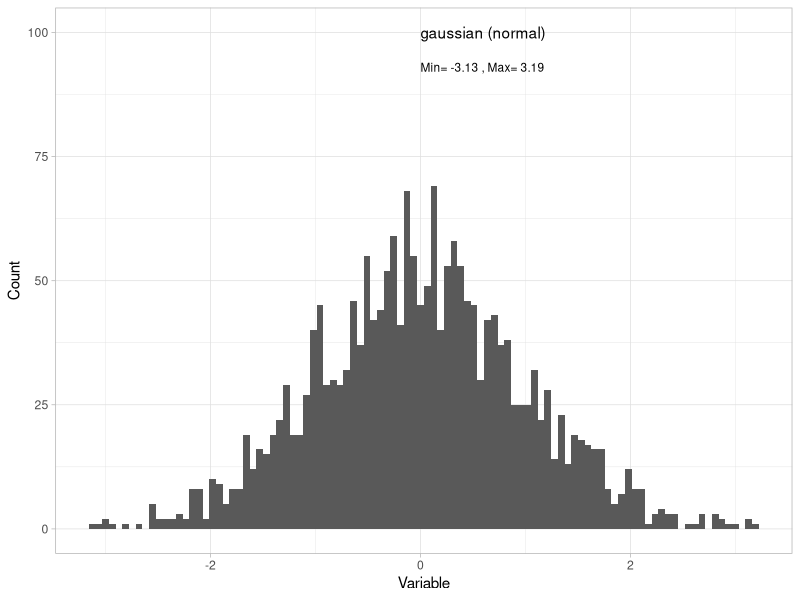
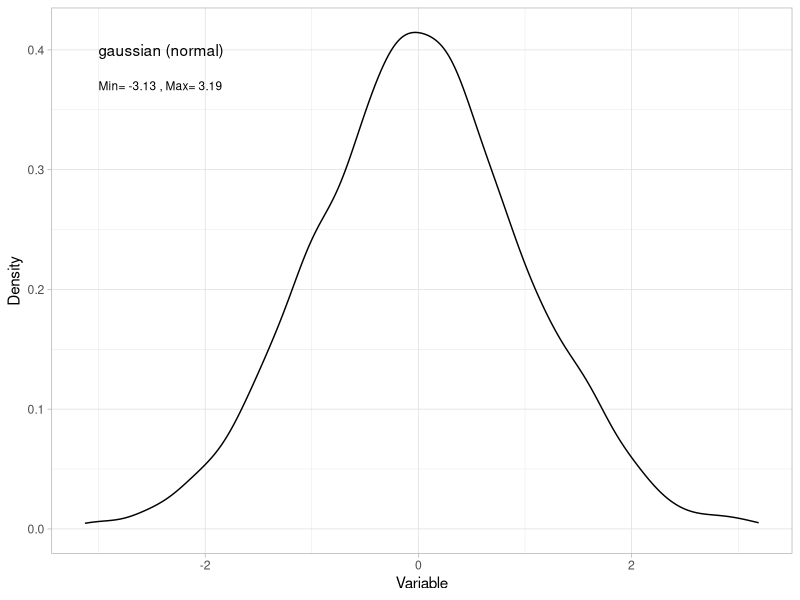
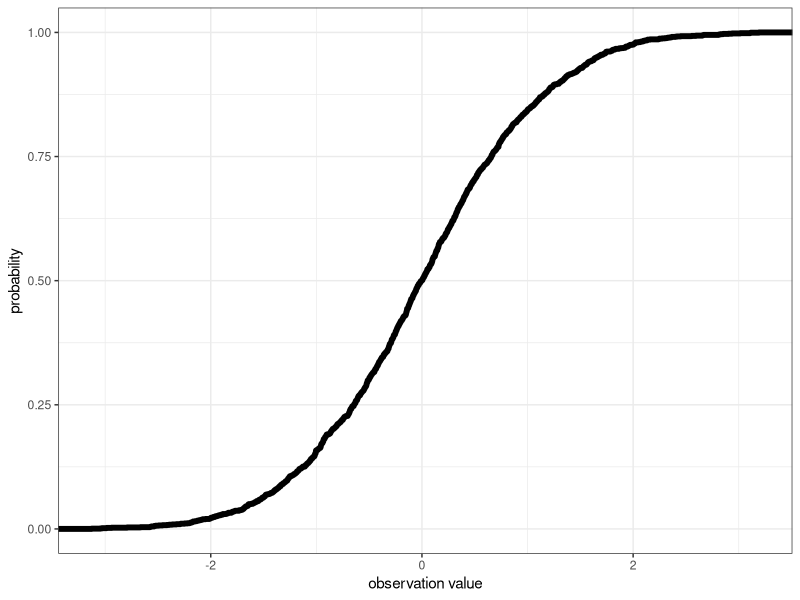
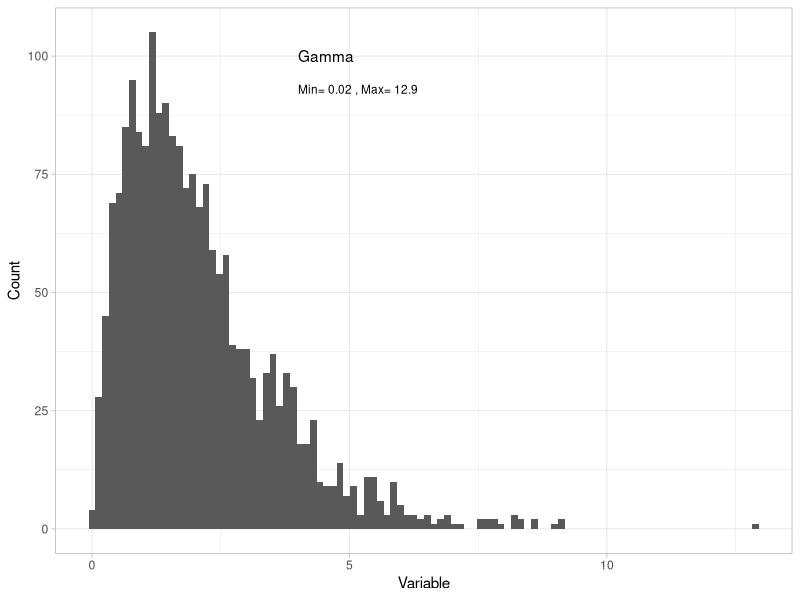
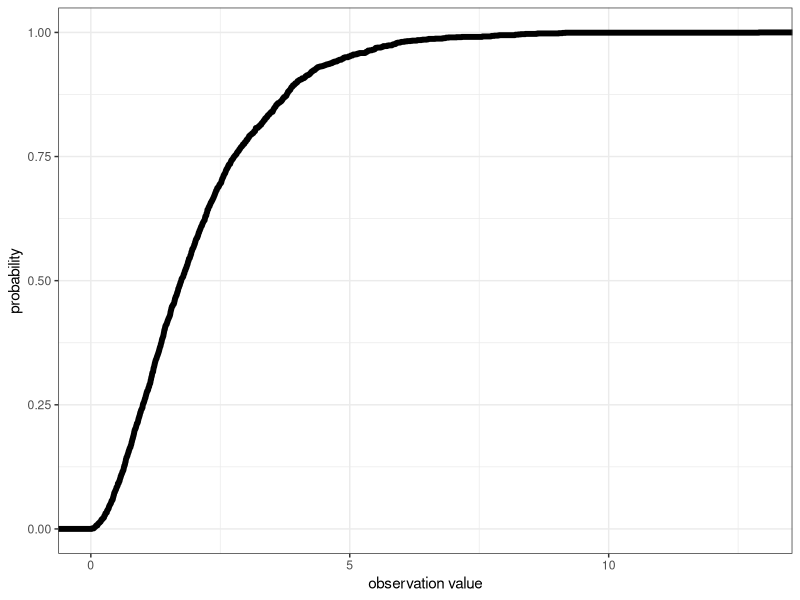
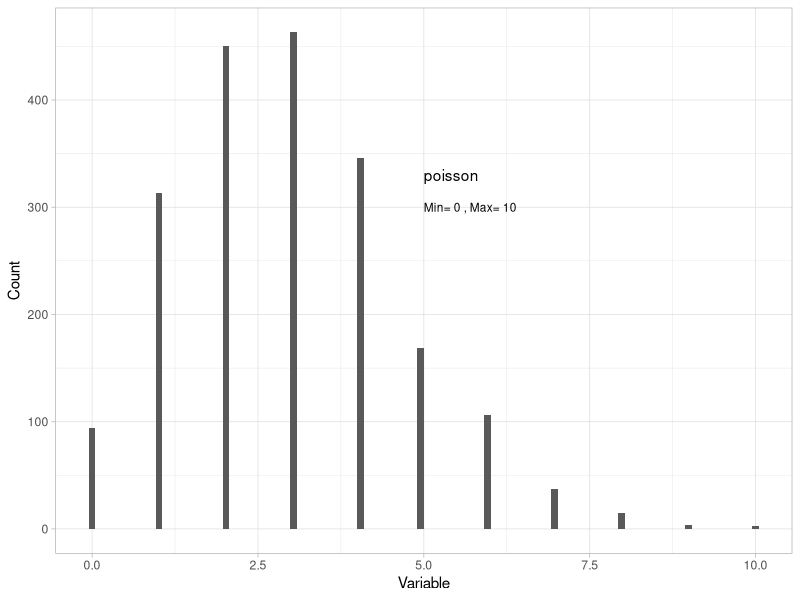
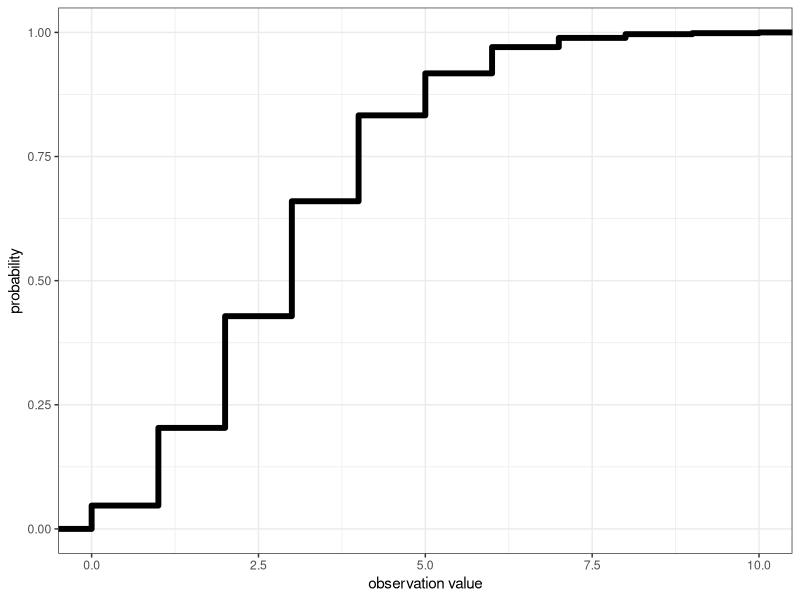
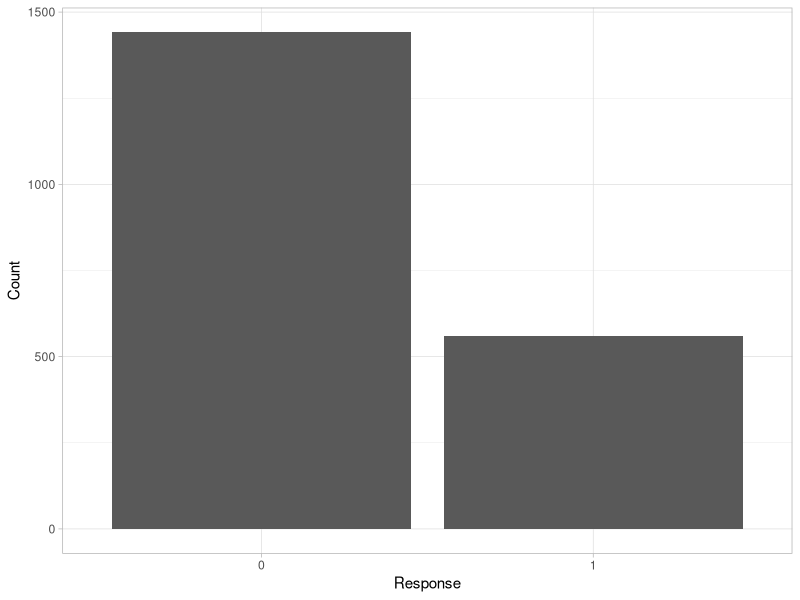

Write R code to recreate these figures, in order.
## ---- chunk 1
knitr::opts_chunk$set(warning = FALSE, message = FALSE) 
## ---- chunk 2
# Simulating data
set.seed(12) # setting the seed for the random number generator
n <- 2000 # sample size 
Dat <- data.frame(x = rnorm(n = n, 
                            mean = 0, # mean of data
                            sd = 1)) # standard deviation of data

## ---- chunk 3

range(Dat$x)

## ---- chunk 4

library(ggplot2) # load ggplot2 package for plotting

ggplot()+ # start a ggplot
  geom_histogram(data = Dat, mapping = aes(x = x), # add data as a histogram
                 bins = 100)+ # here you can adjust the number of bins
  ylab("Count")+ # change y-axis label
  xlab("Variable")+ # change x-axis label
  theme_light()+ # change theme
  geom_text(mapping=aes(x = 0, y = 100, label = "gaussian (normal)"), # add a label to the plot
            hjust = "left")+ #left-justify the label
  geom_text(mapping=aes(x = 0, y = 93, 
                        label=paste("Min=", 
                                    round(min(Dat$x), 2), 
                                    ", Max=", 
                                    round(max(Dat$x), 2))), #add min and max of my data to the plot
            size = 3,  # change the size of the label text
            hjust = "left") #left-justify the label

## ---- chunk 5

ggplot()+ # start a ggplot
  geom_density(data = Dat, mapping=aes(x = x))+ # here you can adjust the number of bins
  ylab("Density")+ # change y-axis label
  xlab("Variable")+ # change x-axis label
  theme_light()+ # change theme
  geom_text(mapping=aes(x = -3, y = 0.4, label="gaussian (normal)"), # add a label to the plot
            hjust = "left")+ #left-justify the label
  geom_text(mapping=aes(x = -3, y = 0.37, 
                        label=paste("Min=", 
                                    round(min(Dat$x), 2), 
                                    ", Max=", 
                                    round(max(Dat$x), 2))), #add min and max of my data to the plot
            size = 3,  # change the size of the label text
            hjust = "left") #left-justify the label

## ---- chunk 6

quantile(Dat$x)

## ---- chunk 7

ggplot()+ # start a ggplot
  stat_ecdf(mapping = aes(x = x), data = Dat, size = 2)+ # add the cumulative distribution function
  theme_bw()+ # change the theme
  ylab("probability")+ # change the y-axis label
  xlab("observation value") # change the x-axis label


## ---- chunk 8
# Simulating data
set.seed(12) # setting the seed for the random number generator
n <- 2000 # sample size 
Dat<-data.frame(x=rgamma(n = n, # sample size
                         shape = 2)) # set the shape parameter of the Gamma distribution

## ---- chunk 9

range(Dat$x)

## ---- chunk 10

ggplot()+ # start a ggplot
  geom_histogram(data = Dat, mapping = aes(x = x), # add data as a histogram
                 bins = 100)+ # here you can adjust the number of bins
  ylab("Count")+ # change y-axis label
  xlab("Variable")+ # change x-axis label
  theme_light()+ # change theme
  geom_text(mapping=aes(x = 4, y = 100, label = "Gamma"), # add a label to the plot
            hjust = "left")+ #left-justify the label
  geom_text(mapping=aes(x = 4, y = 93, 
                        label=paste("Min=", 
                                    round(min(Dat$x), 2), 
                                    ", Max=", 
                                    round(max(Dat$x), 2))), #add min and max of my data to the plot
            size = 3,  # change the size of the label text
            hjust = "left") #left-justify the label

## ---- chunk 11

quantile(Dat$x)

## ---- chunk 12

ggplot()+ # start a ggplot
  stat_ecdf(mapping = aes(x = x), data = Dat, size = 2)+ # add the cumulative distribution function
  theme_bw()+ # change the theme
  ylab("probability")+ # change the y-axis label
  xlab("observation value") # change the x-axis label


## ---- chunk 13
# Simulating data
set.seed(12) # setting the seed for the random number generator
n <- 2000 # sample size 
Dat<-data.frame(x=rpois(n = n, # sample size
                         lambda = 3)) # set the lambda parameter of the poisson distribution

## ---- chunk 14

range(Dat$x)

## ---- chunk 15

ggplot()+ # start a ggplot
  geom_histogram(data = Dat, mapping = aes(x = x), # add data as a histogram
                 bins = 100)+ # here you can adjust the number of bins
  ylab("Count")+ # change y-axis label
  xlab("Variable")+ # change x-axis label
  theme_light()+ # change theme
  geom_text(mapping=aes(x = 5, y = 330, label = "poisson"), # add a label to the plot
            hjust = "left")+ #left-justify the label
  geom_text(mapping=aes(x = 5, y = 300, 
                        label=paste("Min=", 
                                    round(min(Dat$x), 2), 
                                    ", Max=", 
                                    round(max(Dat$x), 2))), #add min and max of my data to the plot
            size = 3,  # change the size of the label text
            hjust = "left") #left-justify the label

## ---- chunk 16

quantile(Dat$x)

## ---- chunk 17

ggplot()+ # start a ggplot
  stat_ecdf(mapping = aes(x = x), data = Dat, size = 2)+ # add the cumulative distribution function
  theme_bw()+ # change the theme
  ylab("probability")+ # change the y-axis label
  xlab("observation value") # change the x-axis label


## ---- chunk 18
# Simulating data
set.seed(12) # setting the seed for the random number generator
n <- 2000 # sample size 
Dat<-data.frame(x = as.factor(rbinom(n = n, size = 1, prob = 0.3))) # prob defines the probability of success

## ---- chunk 19

levels(Dat$x)

## ---- chunk 20

ggplot()+
  geom_bar(data=Dat, aes(x=x))+
  ylab("Count")+
  xlab("Response")+
  theme_light()

